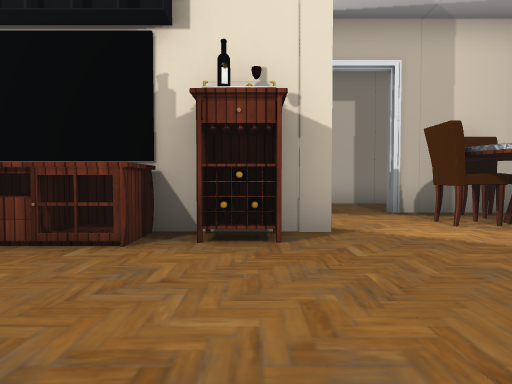
view 1 (above)

16 first-person views from a walk through a Unity game level. The camera is 0.64 m above the floor, tilts 2° down and sees 75° across. Doors are open. The floor is counted in squares, 1 m on a side. Each view is taken from the middle of a square. On the plan, view 1 faces up. The plan holds only what a view shows up to about 10 squares ahead; the rest is blank. The place goes on beyond the plan. The player character is not drawn. Some surface patterns are stand-ins.

view 2
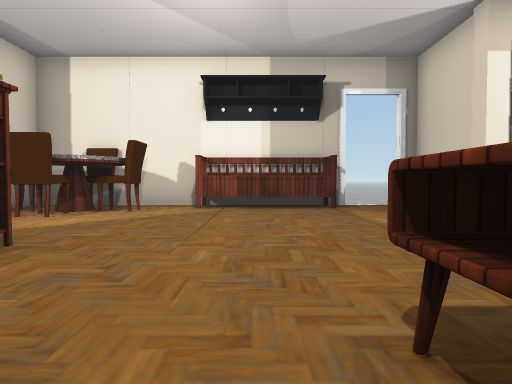

view 3
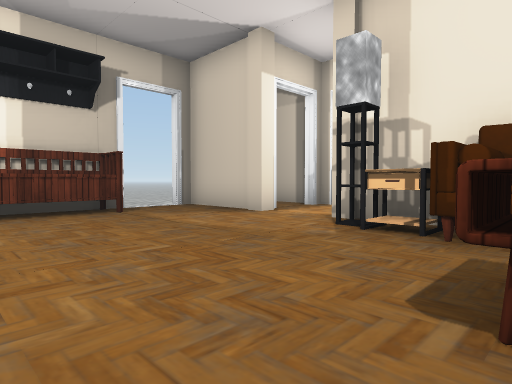

view 4
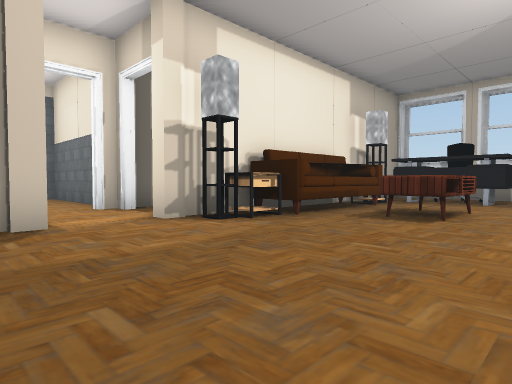

view 5
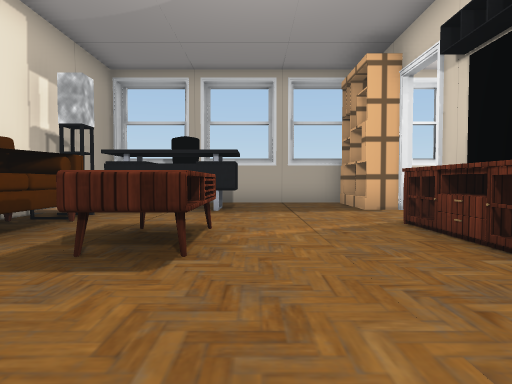

view 6
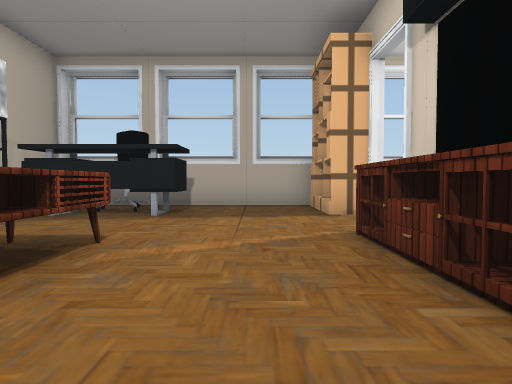

view 7
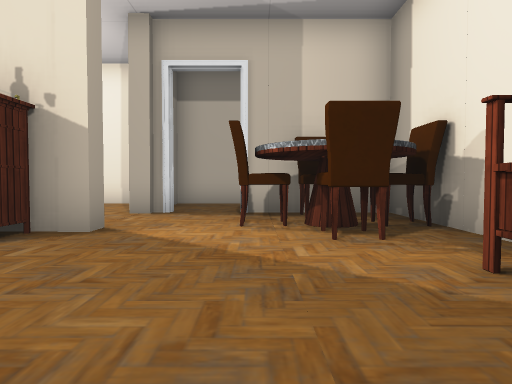

view 8
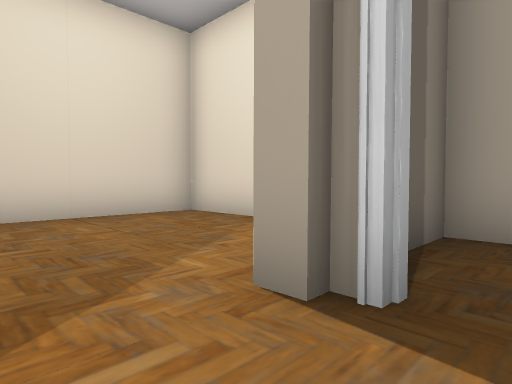

view 9
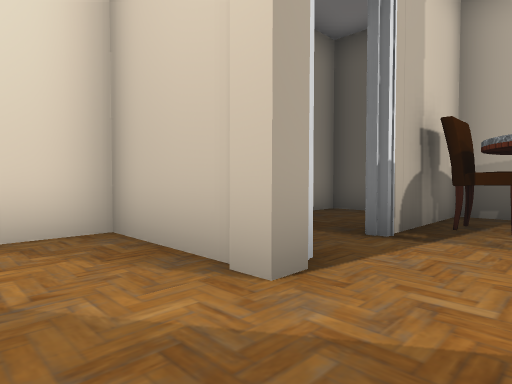

view 10
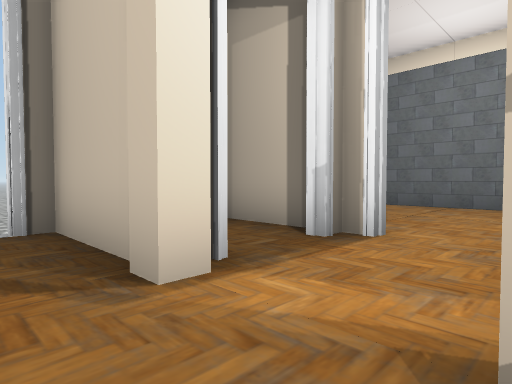

view 11
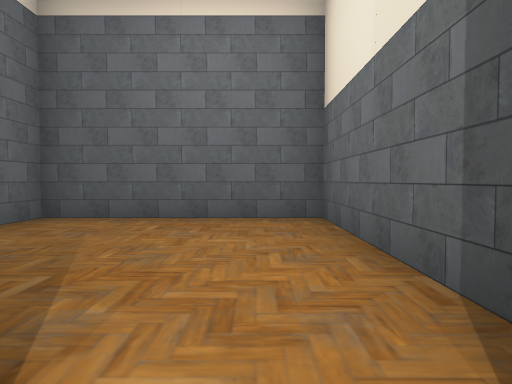

view 12
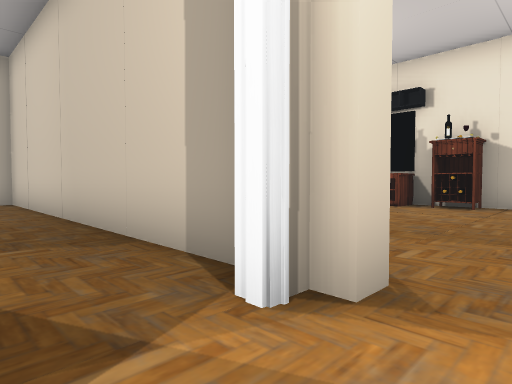

view 13
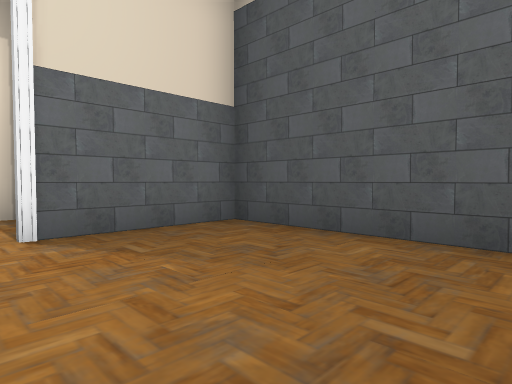

view 14
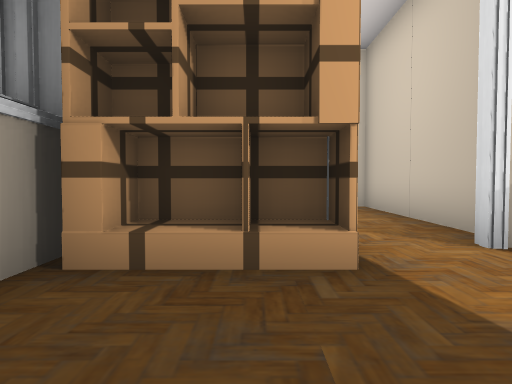

view 15
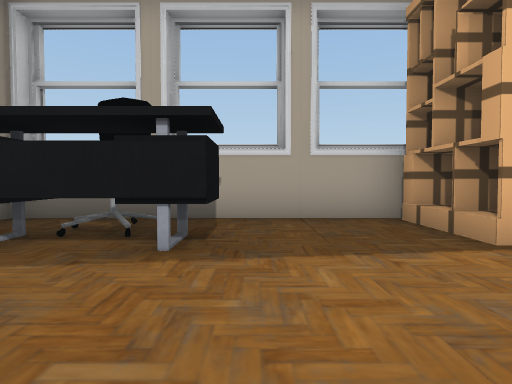

view 16
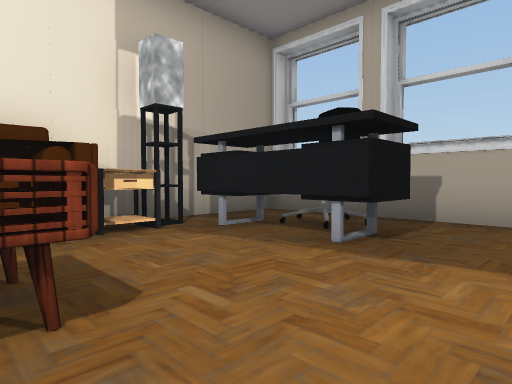

### Floor plan
Points are (right, up) in squares from view 1. A wall is a line through its corners. A room is listed if a view was taken in it or the views show most of it. See-through windows are left out.
Room 1 (views 1, 2, 3, 4, 5, 6, 7, 8, 10, 11, 12, 14, 15, 16)
walls: (-0.2, 3.5) (-0.6, 3.2); (0.1, 3.4) (-0.6, 3.4); (0.6, 4.2) (-1.5, 4.2); (-1.5, -3.2) (0.6, -3.2); (-3.9, 4.2) (-4.9, 4.2); (-7, 0.6) (-5.9, 0.6) (-5.9, -2.1); (3.4, -3.2) (5.6, -3.2); (0.9, -5.2) (0.9, -5.7); (5.6, -1.4) (5.6, 6.6) (2.6, 6.6); (3.1, -5.7) (3.1, -5.2); (-8.6, 3.9) (-8.6, -3.6); (-8.3, -3.2) (-3.5, -3.2)
ways out: opening at (1, 5) to room 2; open door at (2, -6) to room 3; open door at (2, 7) to room 4; open door at (-5, 4); open door at (1, -4.5); open door at (3, -4.5); open door at (6, -2)
objects: chair (-8, -1) to (-7, -1); shelf (-8, 4) to (-6, 4); table (-5, -2) to (-4, -2); other object (-4, 3) to (-2, 4); other object (-3, -3) to (-2, -2); other object (-3, 0) to (-2, 0); table (-1, -2) to (0, -2); other object (0, 3); pillar (1, -3); pillar (3, -3); chair (3, 5); chair (4, 4); table (4, 5); chair (4, 6); other object (5, -1) to (5, 2); chair (5, 5)
Room 2 (view 9)
walls: (-0.6, 4) (-0.6, 3.4); (-0.2, 4) (-0.2, 3.5); (-0.1, 4) (-0.1, 3.4); (0.7, 7.4) (0.7, 9.3); (0.2, 4.1) (0.2, 3.4); (0.1, 4) (0.1, 3.4); (1.1, 9.1) (-4.6, 9.1); (-4.1, 9.3) (-4.1, 5.8)
ways out: opening at (1, 5) to room 1
objects: other object (-3, 4); pillar (1, 4); pillar (1, 7)
Room 3 (view 13)
walls: (0.9, -6.4) (0.9, -10.6) (5.6, -10.6) (5.6, -5.9) (2.7, -5.9)
ways out: open door at (2, -6) to room 1
Room 4 (no view inside)
walls: (0.9, 9.3) (0.9, 8); (5.6, 8.2) (5.6, 9.1) (1.1, 9.1)
ways out: open door at (2, 7) to room 1

Positions as (right, up) in squares from view 1, and headings:
1: (0, 0), facing up
2: (-3, 1), facing right
3: (-2, 2), facing down-right
4: (4, 2), facing down-left
5: (1, 1), facing left
6: (0, 2), facing left
7: (3, 0), facing up
8: (2, 5), facing up-left
9: (-1, 5), facing up-right
10: (1, -2), facing down-right
11: (2, -5), facing down
12: (2, -5), facing up-left
13: (2, -10), facing up-right
14: (-7, 1), facing up
15: (-3, 1), facing left
16: (-3, 2), facing down-left
